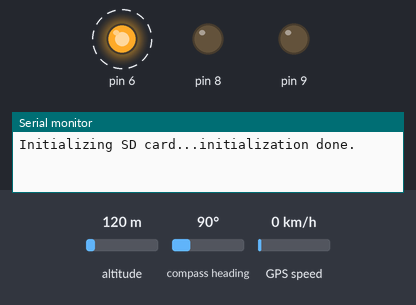
Bench run of a sketch on a simulated Arduino Uno, built with avr-gcc and run on an emulated ATmega328P. On the bench: output pins drawn as LEDs (lit = HIGH), the last lines printed to the serial monitor. Dashed ring = blinking. Inputs (shaded band) come from the test bench; at power-on: altitude 120 m, compass heading 90°, GPS speed 0 km/h. Storage starts empty; the GPS gets a fix after 3 s at 37.7749, -122.4194 with 8 satellites.

Above: at 0.1 s.
At 0.6 s:
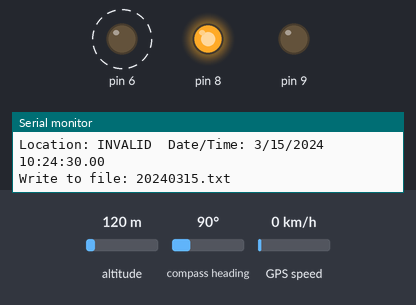
Timing chart, 0 to 40.5 s (numbered marks = the images above):
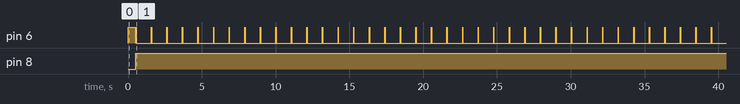

The sketch:

PositionLocator_SD_00.ino
```cpp
#include <SPI.h>
#include <SD.h>
#include <TinyGPSPlus.h>
#include <SoftwareSerial.h>

/*
   This sample sketch demonstrates the normal use of a TinyGPSPlus (TinyGPSPlus) object.
   It requires the use of SoftwareSerial, and assumes that you have a
   4800-baud serial GPS device hooked up on pins 4(rx) and 3(tx).
*/
static const int RXPin = 7, TXPin = 3;
static const uint32_t GPSBaud = 9600;

// The TinyGPSPlus object
TinyGPSPlus gps;

// The serial connection to the GPS device
SoftwareSerial ss(RXPin, TXPin);

//Sd2Card card;
//SdVolume volume;
//SdFile root;

// change this to match your SD shield or module;
// Arduino Ethernet shield: pin 4
// Adafruit SD shields and modules: pin 10
// Sparkfun SD shield: pin 8
// MKRZero SD: SDCARD_SS_PIN
const int chipSelect = 10;
File dataFile;

void displayInfo();
void AppendGpsDataToSDCard();

void setup()
{
	pinMode(6, OUTPUT);
	pinMode(8, OUTPUT);
	pinMode(9, OUTPUT);

	// Open serial communications and wait for port to open:
	Serial.begin(115200);
	while (!Serial)
	{
		// wait for serial port to connect. Needed for native USB port only
	}

	//// we'll use the initialization code from the utility libraries
	//// since we're just testing if the card is working!
	//if (!card.init(SPI_HALF_SPEED, chipSelect))
	//{
	//	Serial.println("initialization failed. Things to check:");
	//	Serial.println("* is a card inserted?");
	//	Serial.println("* is your wiring correct?");
	//	Serial.println("* did you change the chipSelect pin to match your shield or module?");
	//	while (1);
	//}
	//else
	//{
	//	Serial.println("Wiring is correct and a card is present.");
	//}

	//// print the type of card
	//Serial.println();
	//Serial.print("Card type:         ");
	//switch (card.type())
	//{
	//	case SD_CARD_TYPE_SD1:
	//		Serial.println("SD1");
	//		break;
	//	case SD_CARD_TYPE_SD2:
	//		Serial.println("SD2");
	//		break;
	//	case SD_CARD_TYPE_SDHC:
	//		Serial.println("SDHC");
	//		break;
	//	default:
	//		Serial.println("Unknown");
	//}

	//// Try to open the 'volume'/'partition' - it should be FAT16 or FAT32
	//if (!volume.init(card))
	//{
	//	Serial.println("Could not find FAT16/FAT32 partition.\nMake sure you've formatted the card");
	//	while (true)
	//	{
	//		digitalWrite(6, LOW);
	//		delay(500);
	//		digitalWrite(6, HIGH);
	//		delay(500);
	//	}
	//}

	Serial.print("Initializing SD card...");

	if (!SD.begin(chipSelect))
	{
		Serial.println("initialization failed!");
		while (true)
		{
			digitalWrite(6, LOW);
			delay(500);
			digitalWrite(6, HIGH);
			delay(500);
		}
	}
	Serial.println("initialization done.");
	digitalWrite(6, HIGH);
	delay(500);
	digitalWrite(6, LOW);

	// Start software serial
	ss.begin(GPSBaud);


	digitalWrite(8, LOW);
	digitalWrite(9, LOW);
}

void loop()
{
	// This sketch displays information every time a new sentence is correctly encoded.
	while (ss.available() > 0)
		if (gps.encode(ss.read()))
			displayInfo();

	if (millis() > 5000 && gps.charsProcessed() < 10)
	{
		Serial.println(F("No GPS detected: check wiring."));
		while (true);
	}
}

void displayInfo()
{
	Serial.print(F("Location: "));
	if (gps.location.isValid())
	{
		Serial.print(gps.location.lat(), 6);
		Serial.print(F(","));
		Serial.print(gps.location.lng(), 6);
	}
	else
	{
		Serial.print(F("INVALID"));
	}

	Serial.print(F("  Date/Time: "));
	if (gps.date.isValid())
	{
		Serial.print(gps.date.month());
		Serial.print(F("/"));
		Serial.print(gps.date.day());
		Serial.print(F("/"));
		Serial.print(gps.date.year());
	}
	else
	{
		Serial.print(F("INVALID"));
	}

	Serial.print(F(" "));
	if (gps.time.isValid())
	{
		if (gps.time.hour() < 10)
			Serial.print(F("0"));
		Serial.print(gps.time.hour());
		Serial.print(F(":"));
		if (gps.time.minute() < 10)
			Serial.print(F("0"));
		Serial.print(gps.time.minute());
		Serial.print(F(":"));
		if (gps.time.second() < 10)
			Serial.print(F("0"));
		Serial.print(gps.time.second());
		Serial.print(F("."));
		if (gps.time.centisecond() < 10)
			Serial.print(F("0"));
		Serial.print(gps.time.centisecond());
	}
	else
	{
		Serial.print(F("INVALID"));
	}

	Serial.println();

	if (gps.time.isValid())
	{
		digitalWrite(8, HIGH);
		digitalWrite(9, LOW);


	}
	else
	{
		digitalWrite(8, LOW);
		digitalWrite(9, HIGH);

	}
	AppendGpsDataToSDCard();

	delay(1000);
}

void AppendGpsDataToSDCard()
{
	digitalWrite(6, HIGH);

	String fileName = String();

	fileName += gps.date.year();
	if (gps.date.month() < 10)
		fileName += "0";
	fileName += gps.date.month();
	if (gps.date.day() < 10)
		fileName += "0";
	fileName += gps.date.day();
	fileName += ".txt";

	// open the file. note that only one file can be open at a time,
	// so you have to close this one before opening another.
	dataFile = SD.open(fileName, FILE_WRITE);

	// if the file opened okay, write to it:
	if (dataFile)
	{
		// Write DateTime
		dataFile.print(gps.date.year());
		dataFile.print(".");
		if (gps.date.month() < 10)
			dataFile.print("0");
		dataFile.print(gps.date.month());
		dataFile.print(".");
		if (gps.date.day() < 10)
			dataFile.print("0");
		dataFile.print(gps.date.day());
		dataFile.print(" ");
		if (gps.time.hour() < 10)
			dataFile.print("0");
		dataFile.print(gps.time.hour());
		dataFile.print(":");
		if (gps.time.minute() < 10)
			dataFile.print("0");
		dataFile.print(gps.time.minute());
		dataFile.print(":");
		if (gps.time.second() < 10)
			dataFile.print("0");
		dataFile.print(gps.time.second());

		// Separator
		dataFile.print(";");

		// Location
		dataFile.print(gps.location.lat());
		dataFile.print(";");
		dataFile.println(gps.location.lng());

		// close the file:
		dataFile.close();

		Serial.print("Write to file: ");
		Serial.println(fileName);
	}
	else
	{
		Serial.print("Error opening file: ");
		Serial.println(fileName);
	}

	digitalWrite(6, LOW);
}
```

Measured:
- by itself, pin 6: repeats every 1.0 s: HIGH 0.02 s, LOW 1.0 s
- by itself, pin 8: LOW → HIGH at 0.54 s
